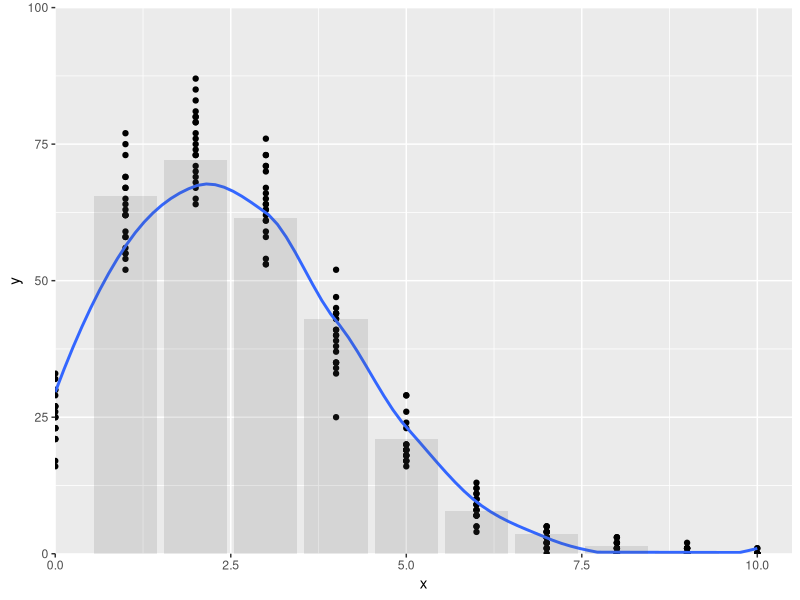

Generate this figure with R:
library(ggplot2)

gen_pois <- function(){
  pois <- rpois(300,2.5)
  a <- c(0,0,0,0,0,0,0,0,0,0,0)
  b <- 0

  for(i in pois){
    if(i > 0){
      a[i] <- a[i] + 1
    }else{
      b <- b + 1
    }
  }

  c(b,a)
}

total_pois <- function(freq){
  total <- 0

  rep <- 0
  for(j in freq){
    total <- total + (j * rep)
    rep <- rep + 1
  }

  total
}

total_pois_4 <- function(freq){
  total_a4 <- 0
  rep <- 0
  for(k in freq){
    total_a4 <- total_a4 + (k * rep)
    if(rep < 4){
      rep <- rep + 1
    }
  }

  total_a4
}

e <- gen_pois()
total <- total_pois(e)
total_0 <- e[1]
total_4 <- sum(e[5:11])
total_a4 <- total_pois_4(e)

d <- data.frame(
  y = e,
  x = 0:(length(e) - 1)
)

p <- ggplot(d,aes(x,y)) +
  geom_point() +
  expand_limits(x=0,y=0) +
  scale_x_continuous(expand=c(0,0),limits=c(0,10.5)) +
  scale_y_continuous(expand=c(0,0),limits=c(0,100))

for(i in 1:20){ # repeats x times and draws to plot
  e = gen_pois()

  d2 <- data.frame(
    y = e,
    x = 0:(length(e) - 1)
  )

  total_a4 <- (total_a4 + total_pois_4(e)) / 2
  total_4 <- c(total_4, sum(e[5:11]))
  total_0 <- c(total_0, e[1])
  total <- (total + total_pois(e)) / 2
  d <- (d + d2) / 2
  p <- p + geom_point(data=d2)
}

p <- p + geom_smooth(data=d,method='loess',se=F)
p <- p + geom_histogram(data=d,stat='identity',alpha=0.15)

total <- format(total,digits=4)
#total_0 <- format(total_0,digits=4)
#total_4 <- format(total_4,digits=4)
total_a4 <- format(total_a4,digits=4)

# summarise
print(paste('The predicted total number of colds is',total))
print(paste('The predicted total of families that get no colds is',median(total_0),'with an interquartile range of',quantile(total_0)[4]-quantile(total_0)[2]))
print(paste('The predicted total of families that get more than 4 colds is',median(total_4),'with an interquartile range of',quantile(total_4)[4]-quantile(total_4)[2]))
print(paste('The predicted total of colds, treating above 4 as 4, is',total_a4))

pdf(file='plot.pdf') # draw to plot
print(p)
dev.off()
